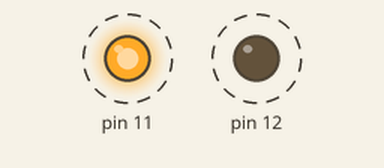
Simulated run of this sketch. Board: Arduino Uno, built with avr-gcc and run on an emulated ATmega328P. On the bench: output pins drawn as LEDs (lit = HIGH). Dashed ring = blinking.

Above: at 0.07 s.
Timing chart, 0 to 3.0 s (numbered marks = the images above):
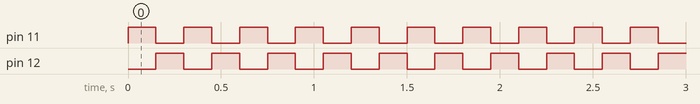

Measured:
- by itself, pin 11, pin 12: alternates HIGH for 0.15 s and LOW for 0.15 s

The sketch:

ledblinking.ino
```cpp
void setup(){
pinMode(11,OUTPUT);
pinMode(12,OUTPUT);
}

void loop(){
digitalWrite(11,HIGH);
digitalWrite(12,LOW);
delay(150);
digitalWrite(11,LOW);
digitalWrite(12,HIGH);
delay(150);
}
```
